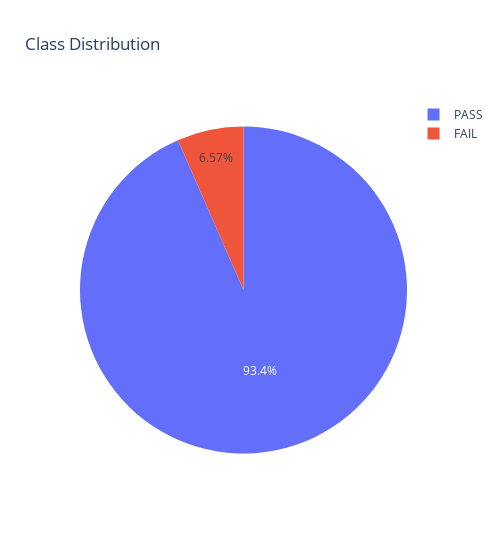

Notebook code for this chart:
### Code cell
fig = px.pie(
    y_train.value_counts(),
    values='Pass/Fail',
    names=["PASS", "FAIL"],
    title="Class Distribution",
    width=500
)

fig.show()

### Figure 1 — Plotly figure (JSON) as saved in the notebook; plotly's stock layout.template omitted (floating-point values rounded to 4 significant figures)
{"data": [{"domain": {"x": [0, 1], "y": [0, 1]}, "hovertemplate": "label=%{label}<br>Pass/Fail=%{value}<extra></extra>", "labels": ["PASS", "FAIL"], "legendgroup": "", "name": "", "showlegend": true, "values": [1024, 72], "type": "pie"}], "layout": {"legend": {"tracegroupgap": 0}, "title": {"text": "Class Distribution"}, "width": 500}}
